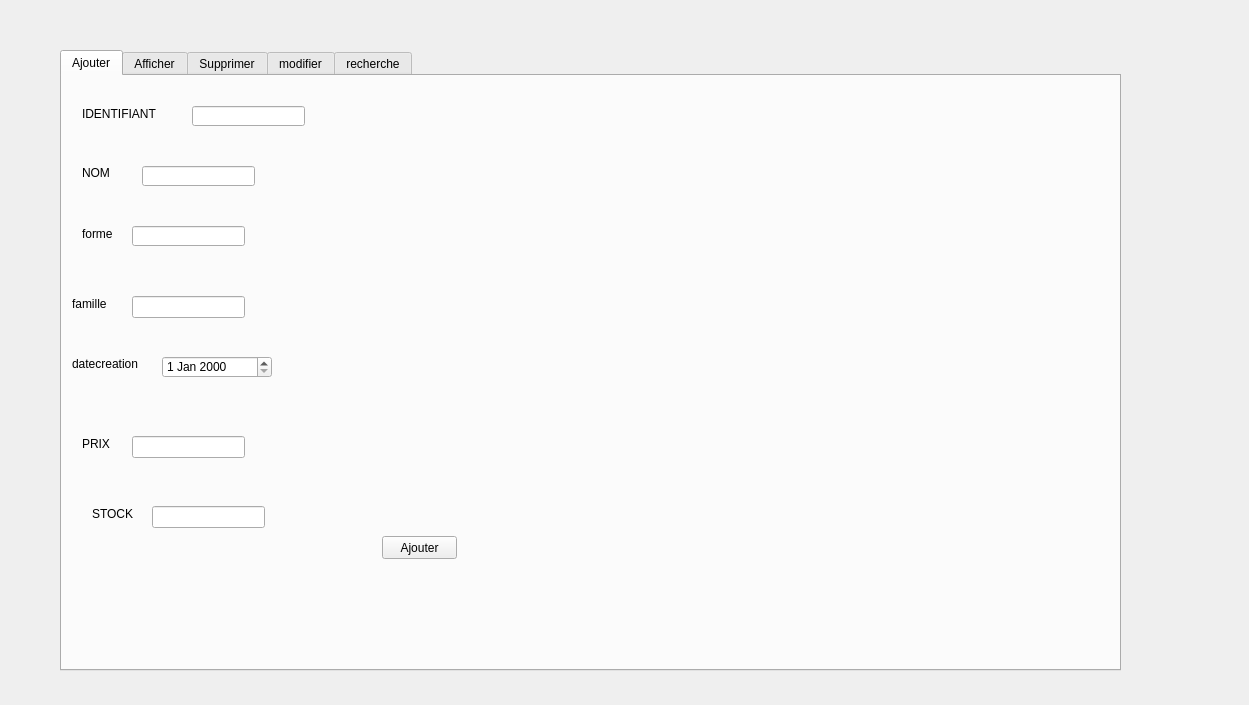
<?xml version="1.0" encoding="UTF-8"?>
<ui version="4.0">
 <class>Form</class>
 <widget class="QWidget" name="Form">
  <property name="geometry">
   <rect>
    <x>0</x>
    <y>0</y>
    <width>1249</width>
    <height>705</height>
   </rect>
  </property>
  <property name="windowTitle">
   <string>Form</string>
  </property>
  <widget class="QTabWidget" name="tabWidget">
   <property name="geometry">
    <rect>
     <x>60</x>
     <y>50</y>
     <width>1061</width>
     <height>621</height>
    </rect>
   </property>
   <property name="currentIndex">
    <number>0</number>
   </property>
   <widget class="QWidget" name="tab">
    <attribute name="title">
     <string>Ajouter</string>
    </attribute>
    <widget class="QLabel" name="label">
     <property name="geometry">
      <rect>
       <x>20</x>
       <y>30</y>
       <width>91</width>
       <height>16</height>
      </rect>
     </property>
     <property name="text">
      <string>IDENTIFIANT</string>
     </property>
    </widget>
    <widget class="QLabel" name="label_2">
     <property name="geometry">
      <rect>
       <x>20</x>
       <y>90</y>
       <width>47</width>
       <height>13</height>
      </rect>
     </property>
     <property name="text">
      <string>NOM</string>
     </property>
    </widget>
    <widget class="QLabel" name="label_3">
     <property name="geometry">
      <rect>
       <x>20</x>
       <y>150</y>
       <width>71</width>
       <height>16</height>
      </rect>
     </property>
     <property name="text">
      <string>forme</string>
     </property>
    </widget>
    <widget class="QLineEdit" name="lineEdit_id">
     <property name="geometry">
      <rect>
       <x>130</x>
       <y>30</y>
       <width>113</width>
       <height>20</height>
      </rect>
     </property>
    </widget>
    <widget class="QLineEdit" name="lineEdit_nom">
     <property name="geometry">
      <rect>
       <x>80</x>
       <y>90</y>
       <width>113</width>
       <height>20</height>
      </rect>
     </property>
    </widget>
    <widget class="QLineEdit" name="lineEdit_forme">
     <property name="geometry">
      <rect>
       <x>70</x>
       <y>150</y>
       <width>113</width>
       <height>20</height>
      </rect>
     </property>
    </widget>
    <widget class="QPushButton" name="pb_ajouter">
     <property name="geometry">
      <rect>
       <x>320</x>
       <y>460</y>
       <width>75</width>
       <height>23</height>
      </rect>
     </property>
     <property name="text">
      <string>Ajouter</string>
     </property>
    </widget>
    <widget class="QLabel" name="label_5">
     <property name="geometry">
      <rect>
       <x>10</x>
       <y>220</y>
       <width>56</width>
       <height>16</height>
      </rect>
     </property>
     <property name="text">
      <string>famille</string>
     </property>
    </widget>
    <widget class="QLabel" name="label_6">
     <property name="geometry">
      <rect>
       <x>10</x>
       <y>280</y>
       <width>81</width>
       <height>16</height>
      </rect>
     </property>
     <property name="text">
      <string>datecreation</string>
     </property>
    </widget>
    <widget class="QLineEdit" name="lineEdit_famille">
     <property name="geometry">
      <rect>
       <x>70</x>
       <y>220</y>
       <width>113</width>
       <height>22</height>
      </rect>
     </property>
    </widget>
    <widget class="QDateEdit" name="dateEdit">
     <property name="geometry">
      <rect>
       <x>100</x>
       <y>280</y>
       <width>110</width>
       <height>22</height>
      </rect>
     </property>
    </widget>
    <widget class="QLabel" name="label_12">
     <property name="geometry">
      <rect>
       <x>20</x>
       <y>360</y>
       <width>56</width>
       <height>16</height>
      </rect>
     </property>
     <property name="text">
      <string>PRIX</string>
     </property>
    </widget>
    <widget class="QLineEdit" name="lineEdit_prix">
     <property name="geometry">
      <rect>
       <x>70</x>
       <y>360</y>
       <width>113</width>
       <height>22</height>
      </rect>
     </property>
    </widget>
    <widget class="QLabel" name="label_18">
     <property name="geometry">
      <rect>
       <x>30</x>
       <y>430</y>
       <width>56</width>
       <height>16</height>
      </rect>
     </property>
     <property name="text">
      <string>STOCK</string>
     </property>
    </widget>
    <widget class="QLineEdit" name="lineEdit_stock">
     <property name="geometry">
      <rect>
       <x>90</x>
       <y>430</y>
       <width>113</width>
       <height>22</height>
      </rect>
     </property>
    </widget>
   </widget>
   <widget class="QWidget" name="tab_2">
    <attribute name="title">
     <string>Afficher</string>
    </attribute>
    <widget class="QTableView" name="tabmedicament">
     <property name="geometry">
      <rect>
       <x>10</x>
       <y>10</y>
       <width>871</width>
       <height>171</height>
      </rect>
     </property>
    </widget>
   </widget>
   <widget class="QWidget" name="tab_3">
    <attribute name="title">
     <string>Supprimer</string>
    </attribute>
    <widget class="QLineEdit" name="lineEdit_id_2">
     <property name="geometry">
      <rect>
       <x>140</x>
       <y>30</y>
       <width>113</width>
       <height>20</height>
      </rect>
     </property>
    </widget>
    <widget class="QLabel" name="label_4">
     <property name="geometry">
      <rect>
       <x>20</x>
       <y>30</y>
       <width>61</width>
       <height>16</height>
      </rect>
     </property>
     <property name="text">
      <string>Identifiant</string>
     </property>
    </widget>
    <widget class="QPushButton" name="pb_supprimer">
     <property name="geometry">
      <rect>
       <x>240</x>
       <y>140</y>
       <width>75</width>
       <height>23</height>
      </rect>
     </property>
     <property name="text">
      <string>Supprimer</string>
     </property>
    </widget>
   </widget>
   <widget class="QWidget" name="tab_4">
    <attribute name="title">
     <string>modifier</string>
    </attribute>
    <widget class="QLabel" name="label_7">
     <property name="geometry">
      <rect>
       <x>20</x>
       <y>30</y>
       <width>91</width>
       <height>16</height>
      </rect>
     </property>
     <property name="text">
      <string>IDENTIFIANT</string>
     </property>
    </widget>
    <widget class="QLabel" name="label_8">
     <property name="geometry">
      <rect>
       <x>20</x>
       <y>80</y>
       <width>56</width>
       <height>16</height>
      </rect>
     </property>
     <property name="text">
      <string>NOM</string>
     </property>
    </widget>
    <widget class="QLabel" name="label_9">
     <property name="geometry">
      <rect>
       <x>20</x>
       <y>140</y>
       <width>56</width>
       <height>16</height>
      </rect>
     </property>
     <property name="text">
      <string>FORME</string>
     </property>
    </widget>
    <widget class="QLabel" name="label_10">
     <property name="geometry">
      <rect>
       <x>20</x>
       <y>200</y>
       <width>56</width>
       <height>16</height>
      </rect>
     </property>
     <property name="text">
      <string>FAMILLE</string>
     </property>
    </widget>
    <widget class="QLabel" name="label_11">
     <property name="geometry">
      <rect>
       <x>20</x>
       <y>260</y>
       <width>56</width>
       <height>16</height>
      </rect>
     </property>
     <property name="text">
      <string>DATE</string>
     </property>
    </widget>
    <widget class="QPushButton" name="pb_modifier">
     <property name="geometry">
      <rect>
       <x>300</x>
       <y>420</y>
       <width>93</width>
       <height>28</height>
      </rect>
     </property>
     <property name="text">
      <string>modifier</string>
     </property>
    </widget>
    <widget class="QLineEdit" name="lineEdit">
     <property name="geometry">
      <rect>
       <x>120</x>
       <y>30</y>
       <width>113</width>
       <height>22</height>
      </rect>
     </property>
    </widget>
    <widget class="QLineEdit" name="lineEdit_2">
     <property name="geometry">
      <rect>
       <x>70</x>
       <y>80</y>
       <width>113</width>
       <height>22</height>
      </rect>
     </property>
    </widget>
    <widget class="QLineEdit" name="lineEdit_3">
     <property name="geometry">
      <rect>
       <x>80</x>
       <y>140</y>
       <width>113</width>
       <height>22</height>
      </rect>
     </property>
    </widget>
    <widget class="QLineEdit" name="lineEdit_4">
     <property name="geometry">
      <rect>
       <x>90</x>
       <y>200</y>
       <width>113</width>
       <height>22</height>
      </rect>
     </property>
    </widget>
    <widget class="QDateEdit" name="dateEdit_2">
     <property name="geometry">
      <rect>
       <x>80</x>
       <y>260</y>
       <width>110</width>
       <height>22</height>
      </rect>
     </property>
    </widget>
    <widget class="QLabel" name="label_13">
     <property name="geometry">
      <rect>
       <x>20</x>
       <y>330</y>
       <width>56</width>
       <height>16</height>
      </rect>
     </property>
     <property name="text">
      <string>PRIX</string>
     </property>
    </widget>
    <widget class="QLineEdit" name="lineEdit_5">
     <property name="geometry">
      <rect>
       <x>70</x>
       <y>320</y>
       <width>113</width>
       <height>22</height>
      </rect>
     </property>
    </widget>
   </widget>
   <widget class="QWidget" name="tab_6">
    <attribute name="title">
     <string>recherche</string>
    </attribute>
    <widget class="QLabel" name="label_14">
     <property name="geometry">
      <rect>
       <x>20</x>
       <y>20</y>
       <width>61</width>
       <height>16</height>
      </rect>
     </property>
     <property name="text">
      <string>FORME</string>
     </property>
    </widget>
    <widget class="QLineEdit" name="lineEdit_6">
     <property name="geometry">
      <rect>
       <x>80</x>
       <y>20</y>
       <width>113</width>
       <height>22</height>
      </rect>
     </property>
    </widget>
    <widget class="QLabel" name="label_15">
     <property name="geometry">
      <rect>
       <x>20</x>
       <y>80</y>
       <width>56</width>
       <height>16</height>
      </rect>
     </property>
     <property name="text">
      <string>FAMILLE</string>
     </property>
    </widget>
    <widget class="QLineEdit" name="lineEdit_7">
     <property name="geometry">
      <rect>
       <x>90</x>
       <y>80</y>
       <width>113</width>
       <height>22</height>
      </rect>
     </property>
    </widget>
    <widget class="QPushButton" name="pb_forme">
     <property name="geometry">
      <rect>
       <x>220</x>
       <y>20</y>
       <width>93</width>
       <height>28</height>
      </rect>
     </property>
     <property name="text">
      <string>R.FORME</string>
     </property>
    </widget>
    <widget class="QPushButton" name="pb_famille">
     <property name="geometry">
      <rect>
       <x>230</x>
       <y>80</y>
       <width>93</width>
       <height>28</height>
      </rect>
     </property>
     <property name="text">
      <string>R.FAMILLE</string>
     </property>
    </widget>
    <widget class="QTableView" name="tableView_2">
     <property name="geometry">
      <rect>
       <x>20</x>
       <y>160</y>
       <width>901</width>
       <height>192</height>
      </rect>
     </property>
    </widget>
   </widget>
  </widget>
 </widget>
 <resources/>
 <connections/>
</ui>
